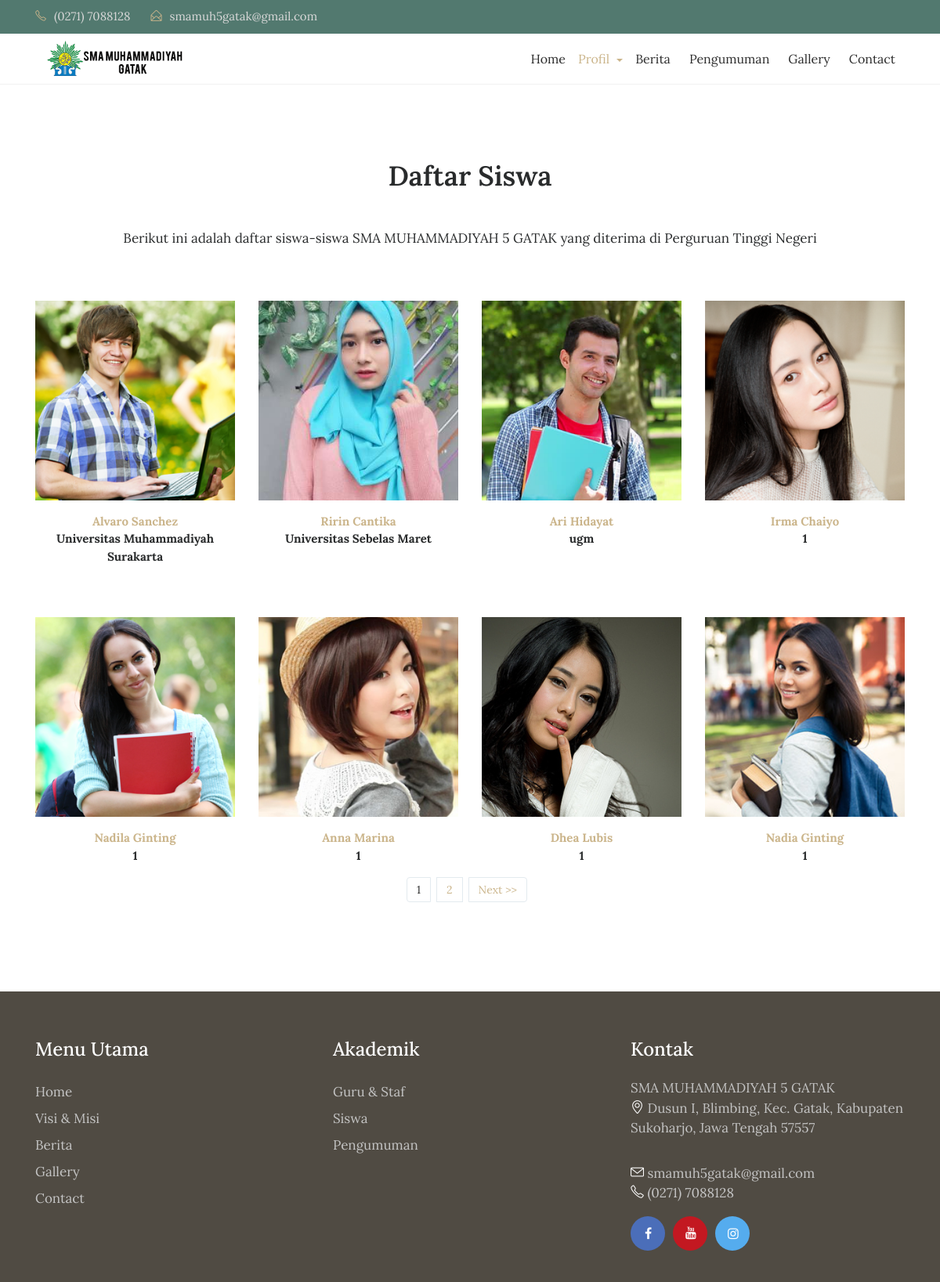
/index.php/siswa, run on the app's committed database.
### tables this page shows
CREATE TABLE `tbl_siswa` (
  `siswa_id` int(11) NOT NULL,
  `siswa_nis` varchar(20) DEFAULT NULL,
  `siswa_nama` varchar(70) DEFAULT NULL,
  `siswa_jenkel` varchar(2) DEFAULT NULL,
  `siswa_univ_id` varchar(100) DEFAULT NULL,
  `siswa_photo` varchar(40) DEFAULT NULL
);

### index.php (called while the page is built, shortened)
<?php
require_once BASEPATH.'core/CodeIgniter.php';

### application/models/M_siswa.php (called while the page is built, shortened)
<?php
class M_siswa extends CI_Model{
	function siswa_perpage($offset,$limit){
		$hsl=$this->db->query("SELECT * FROM tbl_siswa limit $offset,$limit");
		return $hsl;
	}
}

### application/views/depan/v_siswa.php (the view, shortened to what this page needs)
<!DOCTYPE html>
<html lang="en">
<head>
    <link rel="stylesheet" href="<?php echo base_url().'theme/css/bootstrap.min.css'?>">
    <link rel="stylesheet" href="<?php echo base_url().'theme/css/font-awesome.min.css'?>">
    <link rel="stylesheet" href="<?php echo base_url().'theme/css/simple-line-icons.css'?>">
    <link rel="stylesheet" href="<?php echo base_url().'theme/css/slick.css'?>">
    <link rel="stylesheet" href="<?php echo base_url().'theme/css/slick-theme.css'?>">
    <link rel="stylesheet" href="<?php echo base_url().'theme/css/owl.carousel.min.css'?>">
    <link href="<?php echo base_url().'theme/css/style.css'?>" rel="stylesheet">
</head>
<body>
  <div class="header-topbar">
      <div class="container">
          <div class="row">
              <div class="col-xs-6 col-sm-8 col-md-9">
                  <div class="header-top_address">
                      <div class="header-top_list">
                          <span class="icon-phone"></span>(0271) 7088128
                      </div>
                      <div class="header-top_list">
                          <span class="icon-envelope-open"></span>smamuh5gatak@gmail.com
                      </div>
                  </div>
              </div>
          </div>
      </div>
  </div>
  <div data-toggle="affix" style="border-bottom:solid 1px #f2f2f2;">
      <div class="container nav-menu2">
          <div class="row">
              <div class="col-md-12">
                  <nav class="navbar navbar2 navbar-toggleable-md navbar-light bg-faded">
                      <img class="img img-responsive" width="200px;" src="<?php echo base_url().'theme/images/logo-dark.png'?>"></a>
                      <div class="collapse navbar-collapse justify-content-end" id="navbarNavDropdown">
                          <ul class="navbar-nav">
                          <li class="nav-item">
                                  <a class="nav-link" href="<?php echo site_url('');?>">Home</a>
                              </li>
                              <li class="active-menu dropdown">
                                    <a class="dropdown-toggle" href="#" id="dropdown04"
                                        data-toggle="dropdown" aria-haspopup="true" aria-expanded="false">Profil </a>
                                </li>
                              <li class="nav-item">
                                    <a class="nav-link" href="<?php echo site_url('blog');?>">Berita</a>
                                </li>
                              <li class="nav-item">
                                  <a class="nav-link" href="<?php echo site_url('pengumuman');?>">Pengumuman</a>
                              </li>
                              <li class="nav-item">
                                  <a class="nav-link" href="<?php echo site_url('galeri');?>">Gallery</a>
                              </li>
                              <li class="nav-item">
                                <a class="nav-link" href="<?php echo site_url('contact');?>">Contact</a>
                              </li>
                        </ul>
                  </div>
                </nav>
              </div>
            </div>
          </div>
        </div>
    <section class="our-teachers">
        <div class="container">
            <div class="row">
                <div class="col-md-12">
                    <h2 class="mb-5">Daftar Siswa</h2>
                    <p align="center">Berikut ini adalah daftar siswa-siswa SMA MUHAMMADIYAH 5 GATAK yang diterima di Perguruan Tinggi Negeri</p>
                </div>
            </div>
            <div class="row">
                <?php foreach ($data->result() as $row) : ?>
                    <div class="col-xs-12 col-sm-6 col-md-3">
                        <div class="admission_insruction">
                          <?php if(empty($row->siswa_photo)):?>
                            <img src="<?php echo base_url().'assets/images/blank.png';?>" class="img-fluid" alt="#">
                          <?php else:?>
                            <img src="<?php echo base_url().'assets/images/'.$row->siswa_photo;?>" class="img-fluid" alt="#">
                          <?php endif;?>
                            <p class="text-center mt-3"><span><?php echo $row->siswa_nama;?></span>
                                <br>
                                <?php echo $row->siswa_univ_id;?></p>
                        </div>
                    </div>
                <?php endforeach;?>
              </div>
            <nav><?php echo $page;?></nav>
        </div>
    </section>
<footer>
    <div class="container">
        <div class="row">
                <div class="col-md-4">
                    <div class="sitemap">
                        <h3>Menu Utama</h3>
                        <ul>
                            <li><a href="<?php echo site_url();?>">Home</a></li>
                            <li><a href="<?php echo site_url('profil');?>">Visi & Misi</a></li>
                            <li><a href="<?php echo site_url('blog');?>">Berita</a></li>
                            <li><a href="<?php echo site_url('galeri');?>">Gallery</a></li>
                            <li><a href="<?php echo site_url('contact');?>">Contact</a></li>
                        </ul>
                    </div>
                </div>
                <div class="col-md-4">
                  <div class="sitemap">
                      <h3>Akademik</h3>
                      <ul>
                          <li><a href="<?php echo site_url('guru');?>">Guru & Staf</a></li>
                          <li><a href="<?php echo site_url('siswa');?>">Siswa </a></li>
                          <li><a href="<?php echo site_url('pengumuman');?>">Pengumuman</a></li>
                      </ul>
                  </div>
                </div>
                <div class="col-md-4">
                    <div class="address">
                        <h3>Kontak</h3>
                        <p>
                        SMA MUHAMMADIYAH 5 GATAK
                        <br>
                        <span class="icon-location-pin"></span>
                        Dusun I, Blimbing, Kec. Gatak, Kabupaten Sukoharjo, Jawa Tengah 57557</p>
                        <p><span class="icon-envelope"></span> smamuh5gatak@gmail.com
                            <br><span class="icon-phone"></span> (0271) 7088128</p>
                            <ul class="footer-social-icons">
                                <li><a href="#"><i class="fa fa-facebook fa-fb" aria-hidden="true"></i></a></li>
                                <li><a href="#"><i class="fa fa-youtube fa-in" aria-hidden="true"></i></a></li>
                                <li><a href="#"><i class="fa fa-instagram fa-tw" aria-hidden="true"></i></a></li>
                            </ul>
                        </div>
                    </div>
                </div>
            </div>
        </footer>
</body>
</html>

### application/controllers/Siswa.php (shortened to what this page needs)
<?php
class Siswa extends CI_Controller{
	function __construct(){
		$this->load->model('m_siswa');
		$this->load->model('m_pengunjung');
	}
	function index(){
		$jum=$this->m_siswa->siswa();
        $page=$this->uri->segment(3);
        if(!$page):
            $offset = 0;
        else:
            $offset = $page;
        endif;
        $limit=8;
        $config['base_url'] = base_url() . 'siswa/index/';
            $config['total_rows'] = $jum->num_rows();
            $config['per_page'] = $limit;
            $config['uri_segment'] = 3;
	          $config['full_tag_open']    = '<div class="pagging text-center"><nav><ul class="pagination justify-content-center">';
	          $config['full_tag_close']   = '</ul></nav></div>';
	          $config['num_tag_open']     = '<li class="page-item"><span class="page-link">';
	          $config['num_tag_close']    = '</span></li>';
	          $config['cur_tag_open']     = '<li class="page-item"><span class="page-link">';
	          $config['cur_tag_close']    = '<span class="sr-only">(current)</span></span></li>';
	          $config['next_tag_open']    = '<li class="page-item"><span class="page-link">';
	          $config['next_tagl_close']  = '<span aria-hidden="true">&raquo;</span></span></li>';
	          $config['prev_tag_open']    = '<li class="page-item"><span class="page-link">';
	          $config['prev_tagl_close']  = '</span>Next</li>';
	          $config['first_tag_open']   = '<li class="page-item"><span class="page-link">';
	          $config['first_tagl_close'] = '</span></li>';
	          $config['last_tag_open']    = '<li class="page-item"><span class="page-link">';
	          $config['last_tagl_close']  = '</span></li>';
			$config['first_link'] = 'Awal';
            $config['last_link'] = 'Akhir';
            $config['next_link'] = 'Next >>';
            $config['prev_link'] = '<< Prev';
            $this->pagination->initialize($config);
            $x['page'] =$this->pagination->create_links();
						$x['data']=$this->m_siswa->siswa_perpage($offset,$limit);
						$this->load->view('depan/v_siswa',$x);
	}
}

### data on the page
tbl_siswa: siswa_photo (picture), siswa_nama "Alvaro Sanchez", siswa_univ "Universitas Muhammadiyah Surakarta"
tbl_siswa: siswa_photo (picture), siswa_nama "Ririn Cantika", siswa_univ "Universitas Sebelas Maret"
tbl_siswa: siswa_photo (picture), siswa_nama "Ari Hidayat", siswa_univ "ugm"
tbl_siswa: siswa_photo (picture), siswa_nama "Irma Chaiyo", siswa_univ "1"
tbl_siswa: siswa_photo (picture), siswa_nama "Nadila Ginting", siswa_univ "1"
tbl_siswa: siswa_photo (picture), siswa_nama "Anna Marina", siswa_univ "1"
tbl_siswa: siswa_photo (picture), siswa_nama "Dhea Lubis", siswa_univ "1"
tbl_siswa: siswa_photo (picture), siswa_nama "Nadia Ginting", siswa_univ "1"

### other printed values
$page "1 2 Next >>"
